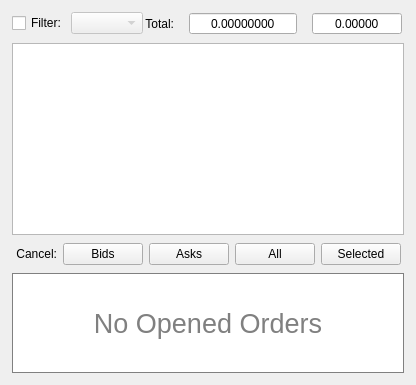
       <widget class="QWidget" name="groupOrders" native="true">
        <property name="sizePolicy">
         <sizepolicy hsizetype="Expanding" vsizetype="Expanding">
          <horstretch>0</horstretch>
          <verstretch>0</verstretch>
         </sizepolicy>
        </property>
        <property name="maximumSize">
         <size>
          <width>16777215</width>
          <height>16777215</height>
         </size>
        </property>
        <property name="accessibleName">
         <string>TR00018</string>
        </property>
        <layout class="QGridLayout" name="gridLayout_20">
         <property name="leftMargin">
          <number>12</number>
         </property>
         <property name="topMargin">
          <number>12</number>
         </property>
         <property name="rightMargin">
          <number>12</number>
         </property>
         <property name="bottomMargin">
          <number>12</number>
         </property>
         <property name="spacing">
          <number>8</number>
         </property>
         <item row="0" column="0" colspan="3">
          <layout class="QHBoxLayout" name="horizontalLayout_4">
           <property name="spacing">
            <number>2</number>
           </property>
           <property name="rightMargin">
            <number>0</number>
           </property>
           <item>
            <widget class="QWidget" name="widget" native="true">
             <property name="sizePolicy">
              <sizepolicy hsizetype="Preferred" vsizetype="Maximum">
               <horstretch>0</horstretch>
               <verstretch>0</verstretch>
              </sizepolicy>
             </property>
             <layout class="QHBoxLayout" name="horizontalLayout_10">
              <property name="spacing">
               <number>4</number>
              </property>
              <property name="leftMargin">
               <number>0</number>
              </property>
              <property name="topMargin">
               <number>0</number>
              </property>
              <property name="rightMargin">
               <number>0</number>
              </property>
              <property name="bottomMargin">
               <number>0</number>
              </property>
              <item>
               <widget class="QCheckBox" name="ordersFilterCheckBox">
                <property name="accessibleName">
                 <string>ORDERS_FILTER</string>
                </property>
                <property name="text">
                 <string>Filter:</string>
                </property>
               </widget>
              </item>
              <item>
               <widget class="QComboBox" name="filterOrdersCurrency">
                <property name="enabled">
                 <bool>false</bool>
                </property>
                <property name="sizePolicy">
                 <sizepolicy hsizetype="Preferred" vsizetype="Fixed">
                  <horstretch>0</horstretch>
                  <verstretch>0</verstretch>
                 </sizepolicy>
                </property>
                <property name="minimumSize">
                 <size>
                  <width>0</width>
                  <height>0</height>
                 </size>
                </property>
                <property name="maxVisibleItems">
                 <number>36</number>
                </property>
               </widget>
              </item>
             </layout>
            </widget>
           </item>
           <item>
            <spacer name="horizontalSpacer_13">
             <property name="orientation">
              <enum>Qt::Horizontal</enum>
             </property>
             <property name="sizeHint" stdset="0">
              <size>
               <width>0</width>
               <height>20</height>
              </size>
             </property>
            </spacer>
           </item>
           <item>
            <widget class="QWidget" name="openOrdersTotal" native="true">
             <property name="sizePolicy">
              <sizepolicy hsizetype="Expanding" vsizetype="Maximum">
               <horstretch>0</horstretch>
               <verstretch>0</verstretch>
              </sizepolicy>
             </property>
             <layout class="QHBoxLayout" name="horizontalLayout_6">
              <property name="spacing">
               <number>4</number>
              </property>
              <property name="leftMargin">
               <number>0</number>
              </property>
              <property name="topMargin">
               <number>0</number>
              </property>
              <property name="rightMargin">
               <number>0</number>
              </property>
              <property name="bottomMargin">
               <number>0</number>
              </property>
              <item>
               <widget class="QLabel" name="label_33">
                <property name="sizePolicy">
                 <sizepolicy hsizetype="Maximum" vsizetype="Preferred">
                  <horstretch>0</horstretch>
                  <verstretch>0</verstretch>
                 </sizepolicy>
                </property>
                <property name="accessibleName">
                 <string>TOTAL</string>
                </property>
                <property name="text">
                 <string>Total:</string>
                </property>
                <property name="alignment">
                 <set>Qt::AlignRight|Qt::AlignTrailing|Qt::AlignVCenter</set>
                </property>
               </widget>
              </item>
              <item>
               <widget class="QLabel" name="currALabel">
                <property name="sizePolicy">
                 <sizepolicy hsizetype="Maximum" vsizetype="Preferred">
                  <horstretch>0</horstretch>
                  <verstretch>0</verstretch>
                 </sizepolicy>
                </property>
                <property name="maximumSize">
                 <size>
                  <width>20</width>
                  <height>20</height>
                 </size>
                </property>
                <property name="scaledContents">
                 <bool>true</bool>
                </property>
                <property name="alignment">
                 <set>Qt::AlignCenter</set>
                </property>
               </widget>
              </item>
              <item>
               <widget class="QDoubleSpinBox" name="ordersTotalBTC">
                <property name="sizePolicy">
                 <sizepolicy hsizetype="Maximum" vsizetype="Fixed">
                  <horstretch>0</horstretch>
                  <verstretch>0</verstretch>
                 </sizepolicy>
                </property>
                <property name="minimumSize">
                 <size>
                  <width>90</width>
                  <height>0</height>
                 </size>
                </property>
                <property name="accessibleName">
                 <string>BTC</string>
                </property>
                <property name="accessibleDescription">
                 <string>CAN_BE_ZERO</string>
                </property>
                <property name="alignment">
                 <set>Qt::AlignCenter</set>
                </property>
                <property name="readOnly">
                 <bool>true</bool>
                </property>
                <property name="buttonSymbols">
                 <enum>QAbstractSpinBox::NoButtons</enum>
                </property>
                <property name="specialValueText">
                 <string/>
                </property>
                <property name="prefix">
                 <string/>
                </property>
                <property name="decimals">
                 <number>8</number>
                </property>
                <property name="minimum">
                 <double>0.000000000000000</double>
                </property>
                <property name="maximum">
                 <double>999999999.000000000000000</double>
                </property>
                <property name="singleStep">
                 <double>0.100000000000000</double>
                </property>
               </widget>
              </item>
              <item>
               <widget class="QLabel" name="currBLabel">
                <property name="sizePolicy">
                 <sizepolicy hsizetype="Maximum" vsizetype="Preferred">
                  <horstretch>0</horstretch>
                  <verstretch>0</verstretch>
                 </sizepolicy>
                </property>
                <property name="maximumSize">
                 <size>
                  <width>20</width>
                  <height>20</height>
                 </size>
                </property>
                <property name="scaledContents">
                 <bool>true</bool>
                </property>
                <property name="alignment">
                 <set>Qt::AlignCenter</set>
                </property>
               </widget>
              </item>
              <item>
               <widget class="QDoubleSpinBox" name="ordersTotalUSD">
                <property name="sizePolicy">
                 <sizepolicy hsizetype="Maximum" vsizetype="Fixed">
                  <horstretch>0</horstretch>
                  <verstretch>0</verstretch>
                 </sizepolicy>
                </property>
                <property name="minimumSize">
                 <size>
                  <width>90</width>
                  <height>0</height>
                 </size>
                </property>
                <property name="accessibleName">
                 <string>USD</string>
                </property>
                <property name="accessibleDescription">
                 <string>CAN_BE_ZERO</string>
                </property>
                <property name="alignment">
                 <set>Qt::AlignCenter</set>
                </property>
                <property name="readOnly">
                 <bool>true</bool>
                </property>
                <property name="buttonSymbols">
                 <enum>QAbstractSpinBox::NoButtons</enum>
                </property>
                <property name="prefix">
                 <string/>
                </property>
                <property name="decimals">
                 <number>5</number>
                </property>
                <property name="minimum">
                 <double>0.000000000000000</double>
                </property>
                <property name="maximum">
                 <double>999999999.000000000000000</double>
                </property>
               </widget>
              </item>
             </layout>
            </widget>
           </item>
           <item>
            <widget class="QWidget" name="centerOrdersTotalSpacer" native="true">
             <property name="sizePolicy">
              <sizepolicy hsizetype="Expanding" vsizetype="Maximum">
               <horstretch>0</horstretch>
               <verstretch>0</verstretch>
              </sizepolicy>
             </property>
             <property name="minimumSize">
              <size>
               <width>0</width>
               <height>10</height>
              </size>
             </property>
            </widget>
           </item>
          </layout>
         </item>
         <item row="1" column="0" colspan="3">
          <widget class="QWidget" name="ordersTableFrame" native="true">
           <layout class="QGridLayout" name="gridLayout_15">
            <property name="leftMargin">
             <number>0</number>
            </property>
            <property name="topMargin">
             <number>0</number>
            </property>
            <property name="rightMargin">
             <number>0</number>
            </property>
            <property name="bottomMargin">
             <number>0</number>
            </property>
            <property name="spacing">
             <number>8</number>
            </property>
            <item row="1" column="0">
             <widget class="QTableView" name="ordersTable">
              <property name="contextMenuPolicy">
               <enum>Qt::CustomContextMenu</enum>
              </property>
              <property name="styleSheet">
               <string notr="true">font-size:12px</string>
              </property>
              <property name="verticalScrollBarPolicy">
               <enum>Qt::ScrollBarAsNeeded</enum>
              </property>
              <property name="horizontalScrollBarPolicy">
               <enum>Qt::ScrollBarAsNeeded</enum>
              </property>
              <property name="editTriggers">
               <set>QAbstractItemView::NoEditTriggers</set>
              </property>
              <property name="showDropIndicator" stdset="0">
               <bool>false</bool>
              </property>
              <property name="alternatingRowColors">
               <bool>true</bool>
              </property>
              <property name="selectionBehavior">
               <enum>QAbstractItemView::SelectRows</enum>
              </property>
              <property name="textElideMode">
               <enum>Qt::ElideLeft</enum>
              </property>
              <property name="verticalScrollMode">
               <enum>QAbstractItemView::ScrollPerPixel</enum>
              </property>
              <property name="horizontalScrollMode">
               <enum>QAbstractItemView::ScrollPerPixel</enum>
              </property>
              <property name="showGrid">
               <bool>false</bool>
              </property>
              <property name="sortingEnabled">
               <bool>true</bool>
              </property>
              <property name="wordWrap">
               <bool>false</bool>
              </property>
              <attribute name="horizontalHeaderMinimumSectionSize">
               <number>10</number>
              </attribute>
              <attribute name="horizontalHeaderHighlightSections">
               <bool>false</bool>
              </attribute>
              <attribute name="verticalHeaderVisible">
               <bool>false</bool>
              </attribute>
              <attribute name="verticalHeaderHighlightSections">
               <bool>false</bool>
              </attribute>
             </widget>
            </item>
            <item row="2" column="0">
             <widget class="QWidget" name="ordersControls" native="true">
              <property name="sizePolicy">
               <sizepolicy hsizetype="Preferred" vsizetype="Maximum">
                <horstretch>0</horstretch>
                <verstretch>0</verstretch>
               </sizepolicy>
              </property>
              <layout class="QGridLayout" name="gridLayout_9">
               <property name="leftMargin">
                <number>0</number>
               </property>
               <property name="topMargin">
                <number>0</number>
               </property>
               <property name="rightMargin">
                <number>0</number>
               </property>
               <property name="bottomMargin">
                <number>0</number>
               </property>
               <item row="0" column="1">
                <widget class="QLabel" name="label_31">
                 <property name="sizePolicy">
                  <sizepolicy hsizetype="Expanding" vsizetype="Preferred">
                   <horstretch>0</horstretch>
                   <verstretch>0</verstretch>
                  </sizepolicy>
                 </property>
                 <property name="accessibleName">
                  <string>REMOVE_ORDERS</string>
                 </property>
                 <property name="text">
                  <string>Cancel:</string>
                 </property>
                 <property name="alignment">
                  <set>Qt::AlignRight|Qt::AlignTrailing|Qt::AlignVCenter</set>
                 </property>
                </widget>
               </item>
               <item row="0" column="2">
                <widget class="QPushButton" name="ordersCancelBidsButton">
                 <property name="sizePolicy">
                  <sizepolicy hsizetype="Preferred" vsizetype="Fixed">
                   <horstretch>0</horstretch>
                   <verstretch>0</verstretch>
                  </sizepolicy>
                 </property>
                 <property name="minimumSize">
                  <size>
                   <width>60</width>
                   <height>0</height>
                  </size>
                 </property>
                 <property name="accessibleName">
                  <string>CANCEL_BIDS_ORDERS</string>
                 </property>
                 <property name="text">
                  <string>Bids</string>
                 </property>
                </widget>
               </item>
               <item row="0" column="5">
                <widget class="QPushButton" name="ordersCancelSelected">
                 <property name="sizePolicy">
                  <sizepolicy hsizetype="Preferred" vsizetype="Fixed">
                   <horstretch>0</horstretch>
                   <verstretch>0</verstretch>
                  </sizepolicy>
                 </property>
                 <property name="minimumSize">
                  <size>
                   <width>60</width>
                   <height>0</height>
                  </size>
                 </property>
                 <property name="accessibleName">
                  <string>CANCEL_SELECTED_ORDERS</string>
                 </property>
                 <property name="text">
                  <string>Selected</string>
                 </property>
                </widget>
               </item>
               <item row="0" column="3">
                <widget class="QPushButton" name="ordersCancelAsksButton">
                 <property name="sizePolicy">
                  <sizepolicy hsizetype="Preferred" vsizetype="Fixed">
                   <horstretch>0</horstretch>
                   <verstretch>0</verstretch>
                  </sizepolicy>
                 </property>
                 <property name="minimumSize">
                  <size>
                   <width>60</width>
                   <height>0</height>
                  </size>
                 </property>
                 <property name="accessibleName">
                  <string>CANCEL_ASKS_ORDERS</string>
                 </property>
                 <property name="text">
                  <string>Asks</string>
                 </property>
                </widget>
               </item>
               <item row="0" column="4">
                <widget class="QPushButton" name="ordersCancelAllButton">
                 <property name="sizePolicy">
                  <sizepolicy hsizetype="Preferred" vsizetype="Fixed">
                   <horstretch>0</horstretch>
                   <verstretch>0</verstretch>
                  </sizepolicy>
                 </property>
                 <property name="minimumSize">
                  <size>
                   <width>60</width>
                   <height>0</height>
                  </size>
                 </property>
                 <property name="accessibleName">
                  <string>CANCEL_ALL_ORDERS</string>
                 </property>
                 <property name="text">
                  <string>All</string>
                 </property>
                </widget>
               </item>
               <item row="0" column="6">
                <spacer name="horizontalSpacer_15">
                 <property name="orientation">
                  <enum>Qt::Horizontal</enum>
                 </property>
                 <property name="sizeHint" stdset="0">
                  <size>
                   <width>0</width>
                   <height>20</height>
                  </size>
                 </property>
                </spacer>
               </item>
               <item row="0" column="0">
                <spacer name="horizontalSpacer_16">
                 <property name="orientation">
                  <enum>Qt::Horizontal</enum>
                 </property>
                 <property name="sizeHint" stdset="0">
                  <size>
                   <width>0</width>
                   <height>20</height>
                  </size>
                 </property>
                </spacer>
               </item>
              </layout>
             </widget>
            </item>
           </layout>
          </widget>
         </item>
         <item row="2" column="0" colspan="3">
          <widget class="QLabel" name="noOpenedOrdersLabel">
           <property name="sizePolicy">
            <sizepolicy hsizetype="Ignored" vsizetype="Preferred">
             <horstretch>0</horstretch>
             <verstretch>0</verstretch>
            </sizepolicy>
           </property>
           <property name="minimumSize">
            <size>
             <width>0</width>
             <height>100</height>
            </size>
           </property>
           <property name="font">
            <font>
             <pointsize>-1</pointsize>
            </font>
           </property>
           <property name="accessibleName">
            <string>TR00057</string>
           </property>
           <property name="styleSheet">
            <string notr="true">font-size:27px; border: 1px solid gray; background: white; color: gray</string>
           </property>
           <property name="text">
            <string>No Opened Orders</string>
           </property>
           <property name="alignment">
            <set>Qt::AlignCenter</set>
           </property>
           <property name="wordWrap">
            <bool>true</bool>
           </property>
           <property name="margin">
            <number>4</number>
           </property>
          </widget>
         </item>
        </layout>
       </widget>
